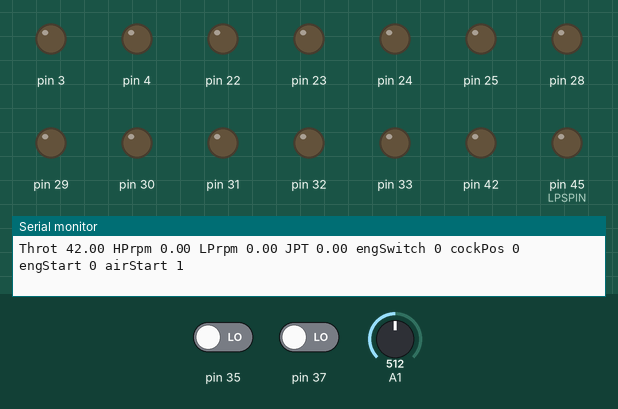
A sketch run on a simulated Arduino Mega 2560, built with avr-gcc and run on an emulated ATmega2560. Parts: output pins drawn as LEDs (lit = HIGH), the last lines printed to the serial monitor. Dashed ring = blinking. Inputs (shaded band) come from the test bench; at power-on: pin 35 LOW, pin 37 LOW, A1 = 512.

Above: at 1.2 s.
1.3 s: pin 35 driven HIGH
At 1.8 s:
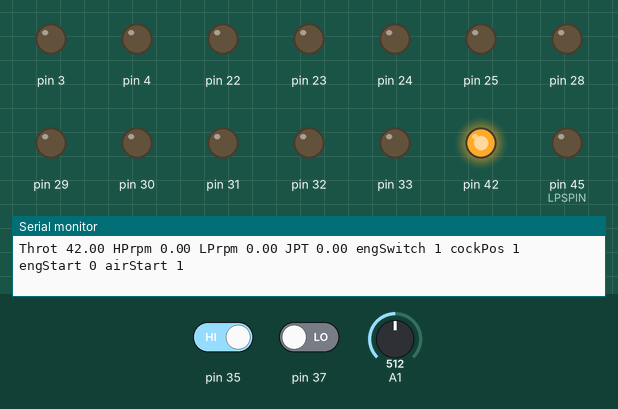
2.9 s: pin 37 driven HIGH
At 3.4 s:
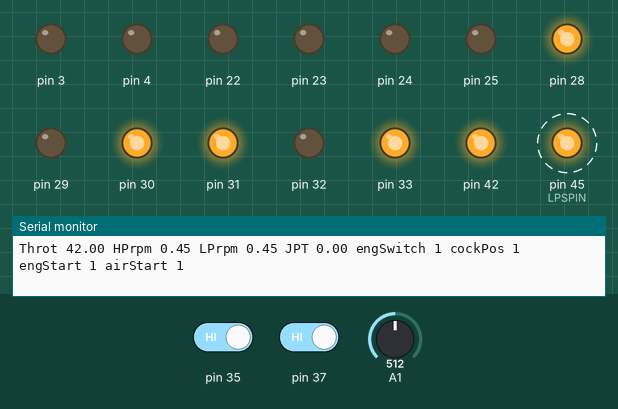
5.9 s: pin 35 driven LOW
At 7.21 s:
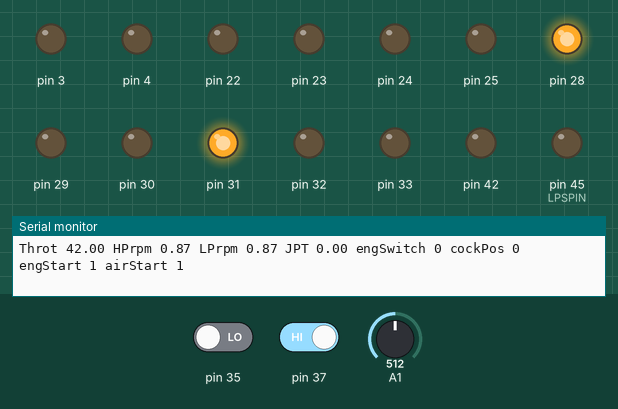
8.9 s: A1 set to 133
11.9 s: A1 set to 114
Timing chart, 0 to 14.9 s (numbered marks = the images above; inputs shaded):
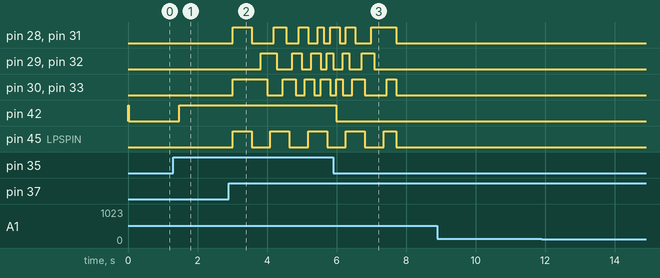

The sketch:

bucc_procedures.ino
```cpp
/*########################*/
/*# Program to drive     #*/
/*# buccaneer procedures #*/
/*# trainer              #*/
/*# TBAG 2021            #*/
/*########################*/


/*turn debug flags on or off*/
/*note that with DEBUG on the program runs*/
/*too slow for RPM gauges to spin         */

#define DEBUG
//#define BREADBOARD

/*#####################################*/
/*pin assignments*/

#ifndef BREADBOARD  /*then this is the PCB arrangment*/
 /*engines*/
  #define AIRst 44
  #define LPSPIN 45

  /*engine 1*/
  /*in*/
  #define THROT1 A0
  #define E1mast 34
  #define E1cock 37
  #define E1START 38
  /*out*/
  #define E1hpR 25  /*the order of these will need checking*/
  #define E1hpG 27
  #define E1hpB 26
  #define E1lpR 22
  #define E1lpG 23
  #define E1lpB 24
  #define E1jpt 4
  #define E1OILP 40
  /*need another pin here*/

  /*engine 2*/
  /*in*/
  #define THROT2 A1
  #define E2mast 35
  #define E2cock 35
  #define E2START 37
  /*out*/
  #define E2hpR 31
  #define E2hpG 32
  #define E2hpB 33
  #define E2lpR 28
  #define E2lpG 29
  #define E2lpB 30
  #define E2jpt 3
  #define E2OILP 42
#else               /*then this is the Breadboard arrangment*/
  /*engines*/
  #define AIRst 22
  #define LPSPIN 26

  /*engine 1*/
  /*in*/
  #define THROT1 A5
  #define E1mast 25
  #define E1cock 24
  #define E1START 23
  /*out*/
  #define E1hpR 33
  #define E1hpG 32
  #define E1hpB 31
  #define E1lpR 28
  #define E1lpG 29
  #define E1lpB 30
  #define E1jpt 3
  #define E1OILP 27

  /*engine 2*/
  /*in*/
  #define THROT2 A4
  #define E2mast 36
  #define E2cock 35
  #define E2START 34
  /*out*/
  #define E2hpR 42
  #define E2hpG 41
  #define E2hpB 40
  #define E2lpR 43
  #define E2lpG 38
  #define E2lpB 39
  #define E2jpt 4
  #define E2OILP 44
#endif

/*#####################################*/


/*#####################################*/
/*global variables*/

const float maxRPM=5100/60.0;      // maximum RPM for tachometers, in Hz
const float throtGate=0.1*maxRPM;  // min throttle gate position
const float tRate=30.0/60.0;       // engine RPM increase rate with fuel, in % per second
const float asRate=60.0/60.0;      // engine RPM increase rate with air start, in % per second
const float engDecRate=-100.0/60.0; // engine RPM decrease rate, in % per second

const float airStartF=5.0;   // Air start force in N
const float jetForc=10.0;    // fuel burn force in N per unit


/*#####################################*/
/*hold data for a jet stage*/

class jetStage{
  public:
    // methods
    void setup(bool,int8_t,int8_t,int8_t);
    bool determineRPM(bool,bool,bool,bool,float);
    float getRPM();
    void writeState();

  private:
    // methods
    void setPhase(float,float);

    // data

    // stage characteristics
    float massRad;  // turbine mass times radius
    float rpmEquil;  // rpm equilibrium

    // stage outputs
    float rpm;   // stage tachometer RPM, in %

    // engine internals
    float tachAng;     // phase angle of tachometer
    int8_t aMode;     // A wire phase +ve or gnd
    int8_t bMode;     // B wire phase +ve or gnd
    int8_t cMode;     // C wire phase +ve or gnd
    int8_t lastAmode; // Last A phase mode
    int8_t lastBmode; // Last B phase mode
    int8_t lastCmode; // Last C phase mode
    float tim;        // time now

    // arduino pins
    int8_t aPin;     // RPM gauge red phase output
    int8_t bPin;     // RPM gauge green phase output
    int8_t cPin;     // RPM gauge blue phase output

};/*class to hold jet stage, LP or HP*/


/*#####################################*/
/*determine stage RPM*/

bool jetStage::determineRPM(bool alight,bool airStart,bool engMaster,bool starting,float throtPos)
{
  float dRPM=0,dFuel=0;
  float thisTime=0,dTime=0;

  // time change since last call?
  thisTime=micros()/1000000.0;
  dTime=thisTime-tim;
  tim=thisTime;

  // is engine alight or not?
  if(!alight){ // needs air start to spin
    if(engMaster&&starting&&airStart){  // start procedure
      starting=1;
      dRPM=asRate*dTime;
    }else dRPM=engDecRate*dTime;
  }else{  // engine is running
    if(rpm>=0.5*maxRPM)starting=0; // startup has finished

    // determine delta fuel
    dFuel=throtPos-rpm;
    //if(dFuel<0.0)dFuel=engDecRate;
    dRPM=dFuel*tRate*dTime+asRate*dTime*(float)airStart;
  }

  // update rpm and temperatures
  rpm+=dRPM;
  if(rpm<0.0)rpm=0.0;

  //set tachometer phase
  setPhase(thisTime,dTime);

  return(starting);
}/*jetStage::determineRPM*/


/*#####################################*/
/*set parameters for HP or LP stage*/

void jetStage::setup(bool isHP,int8_t inAPin,int8_t inBPin,int8_t inCPin)
{

  // setup pins
  aPin=inAPin;
  bPin=inBPin;
  cPin=inCPin;

  pinMode(aPin, OUTPUT);     // output
  pinMode(bPin, OUTPUT);
  pinMode(cPin, OUTPUT);
  digitalWrite(aPin,LOW);
  digitalWrite(bPin,LOW);
  digitalWrite(cPin,LOW);

  // stage starting point
  tachAng=0.0;
  rpm=0.0;
  aMode=bMode=cMode=0;
  lastAmode=lastBmode=lastCmode=0;

  // stage charsacteristics
  if(isHP){  // set up for HP stage
    massRad=200.0*0.5;
    rpmEquil=0.5;
  }else{     // set up for LP stage
    massRad=400.0*0.75;
    rpmEquil=0.4;
  }/*HP-LP switch*/

  return;
}/*jetStage::setup*/


/*#####################################*/
/*retrurn private RPM*/

float jetStage::getRPM()
{
  return(rpm);
}/*jetStage*/


/*#####################################*/
/*hold data and functions for engines*/

class engine{
  public:
    // methods
    void setup(int8_t,int8_t,int8_t,int8_t,int8_t,int8_t,int8_t,int8_t,int8_t,int8_t,int8_t,int8_t,int8_t,int8_t);
    void readInputs();
    void determineState();
    void writeState();

  private:
    // methods
    void setJPT();
    void setLPspinLight(float);

    // two stages
    jetStage hpStage;
    jetStage lpStage;

    // engine controls
    float throtPos;   // throttle position, in %
    bool engMaster;   // engine master switch
    bool cockPos;     // fuel cock position. On/off
    bool engStart;    // engine start switch
    bool airStart;    // air start position. On/off

    // engine internals
    bool alight;      // is fuel alight, off/on
    bool starting;    // engine startup procedure running
    bool oilPress;    // oil pressure low light
    bool lpSpinLight; // LP spin light on
    float tim;        // time for LP spin light

    // engine outputs
    float temp;       // exhaust temperature

    // arduino pins
    int8_t throtPin; // input for throttle
    int8_t jptPin;   // JPT gauge output
    int8_t engMasPin;// engine master switch pin
    int8_t cockPin;  // fuel cock pin
    int8_t startPin; // engine start switch pin
    int8_t aiaPin;   // air start pin
    int8_t oilPlight;// oil pressure light
    int8_t lpLightPin;/*LP spin light pin*/
}; /*engine class*/


/*##############################*/
/*determine tachometer phases*/

void jetStage::setPhase(float thisTime,float dTime)
{
  float dAng=0;  // angle change rate
  float rAng=0,gAng=0,bAng=0;
  uint32_t angFrac=0,offset=0;

  if(rpm>0.001){
    dAng=360.0*maxRPM*rpm/100.0;

    tachAng+=dAng*dTime;

    // to prevent loss of precision when running for long periods
    while(tachAng>360000.0){   // 1000 rotations at a time to save
      tachAng-=360000.0;       // computational time
    }
    while(tachAng<0.0){   // keep positive
      tachAng+=360.0;
    }

    angFrac=(uint32_t)tachAng%360;

    // Decide which pins are ground (0) and which are live (1)
    if((angFrac>(0+offset))&&(angFrac<(180-offset)))cMode=1;
    else                                            cMode=0;
    if((angFrac>(120+offset))&&(angFrac<(300-offset)))bMode=1;
    else                                              bMode=0;
    if(((angFrac>(240+offset))||(angFrac<(60-offset))))aMode=1;
    else                                               aMode=0;
  }else aMode=bMode=cMode=0;

  return;
}/*engine::setPhase*/


/*##############################*/
/*internal setup*/

void engine::setup(int8_t inHpAPin,int8_t inHpBPin,int8_t inHpCPin,int8_t inthrotPin,\
                   int8_t inJPTpin,int8_t engMasPinIn,int8_t cockPinIn,\
                   int8_t startPinIn,int8_t aiaPinIn,int8_t lpLightIn,int8_t oilPlightIn,\
                   int8_t inLpAPin,int8_t inLpBPin,int8_t inLpCPin)
{
  // set bin variables
  throtPin=inthrotPin;
  jptPin=inJPTpin;
  cockPin=cockPinIn;
  engMasPin=engMasPinIn;
  startPin=startPinIn;
  aiaPin=aiaPinIn;
  oilPlight=oilPlightIn;
  lpLightPin=lpLightIn;

  // set pin modes
  pinMode(jptPin, OUTPUT);
  pinMode(throtPin, INPUT); // input
  pinMode(engMasPin,INPUT);
  pinMode(cockPin,INPUT);
  pinMode(startPin,INPUT);
  pinMode(aiaPin,INPUT);
  pinMode(oilPlight,OUTPUT);
  pinMode(lpLightPin,OUTPUT);

  // set all output pins LOW
  analogWrite(jptPin,0);
  digitalWrite(oilPlight,HIGH);
  digitalWrite(lpLightPin,LOW);

  // inputs
  throtPos=0.0;  // starts with throttle closed
  cockPos=0;     // all switches off for now
  airStart=0;    // all switches off for now
  engMaster=0;   // all switches off for now
  engStart=0;    // all switches off for now

  // setup two stages
  hpStage.setup(1,inHpAPin,inHpBPin,inHpCPin);
  lpStage.setup(0,inLpAPin,inLpBPin,inLpCPin);

  // internals
  alight=0;
  starting=0;
  oilPress=1;

  // outputs
  temp=0.0;   // everything off

  return;
}/*engine::setup*/


/*##############################*/
/*read input controls*/

void engine::readInputs()
{
  //throttle
  throtPos=(float)map(analogRead(throtPin), 0, 1024, 0, maxRPM);

  //engine switches
  cockPos=digitalRead(cockPin);
  airStart=1;  //digitalRead(aiaPin);  current PCB has error that prevents this. Lock on
  engMaster=digitalRead(engMasPin);
  engStart=digitalRead(startPin);

  return;
}/*engine::readInputs*/


/*##############################*/
/*determine JPT*/

void engine::setJPT()
{
  float dTemp=0;

  // determine temperature change
  if(alight){
    dTemp=throtPos/maxRPM; //-rpm/1000.0;
  }else{
    dTemp=-1.0*temp/500.0; //-rpm/1000.0;
  }
  // hack for now
  if(alight)temp=500.0;
  else temp=0.0;
  //temp+=dTemp;
  if(temp<0.0)temp=0.0;
  else if(temp>800)temp=800.0;

  return;
}/*engine::setJPT*/


/*##############################*/
/*is LP spin light on?*/

void engine::setLPspinLight(float lpRPM)
{
  static float tLastChange;

  /*is it spinning slowly?*/
  if((lpRPM>0.00001)&&(lpRPM<0.3*maxRPM)){

    if(tLastChange<0.0)tLastChange=tim;

    // time change since last call?
    tim=micros()/1000000.0;
    if((tim-tLastChange)>=0.5){
      if(lpSpinLight)lpSpinLight=0;
      else           lpSpinLight=1;

      tLastChange=tim;
    }
  }else{
    lpSpinLight=0;
    tLastChange=-1.0;
  }

  return;
}/*engine::setLPspinLight*/


/*##############################*/
/*adjust the states*/

void engine::determineState()
{
  bool blank=0;

  // is engine alight?
  if(alight||starting||engStart){
    if(cockPos&&(throtPos>=throtGate)&&(hpStage.getRPM()>=0.12*maxRPM))alight=1;
    else                                                               alight=0;
  }else alight=0;

  // update RPMs
  starting=hpStage.determineRPM(alight,airStart,engMaster,engStart||starting,throtPos);
  blank=lpStage.determineRPM(alight,airStart,engMaster,engStart||starting,throtPos);

  // set temperatures
  setJPT();

  // is oil pressure warning on?
  if(hpStage.getRPM()>0.35*maxRPM)oilPress=0;
  else                            oilPress=1;

  // is LP spin light on?
  if(starting||engStart)setLPspinLight(hpStage.getRPM());
  else                  lpSpinLight=0;

  #ifdef DEBUG
  Serial.print("Throt ");
  Serial.print(throtPos);
  Serial.print(" HPrpm ");
  Serial.print(hpStage.getRPM());
  Serial.print(" LPrpm ");
  Serial.print(lpStage.getRPM());
  Serial.print(" JPT ");
  Serial.print(temp);
  Serial.print(" engSwitch ");
  Serial.print(engMaster);
  Serial.print(" cockPos ");
  Serial.print(cockPos);
  Serial.print(" engStart ");
  Serial.print(engStart);
  Serial.print(" airStart ");
  Serial.print(airStart);
  Serial.print("\n");
  #endif

  return;
}/*engine::determineState*/


/*##############################*/
/*write stage state*/

void jetStage::writeState()
{

  // RPM gauge, write 3 phases
  if(aMode!=lastAmode){
    if(aMode==1)digitalWrite(aPin,HIGH);
    else        digitalWrite(aPin,LOW);
    lastAmode=aMode;
  }
  if(bMode!=lastBmode){
    if(bMode==1)digitalWrite(bPin,HIGH);
    else        digitalWrite(bPin,LOW);
    lastBmode=bMode;
  }
  if(cMode!=lastCmode){
    if(cMode==1)digitalWrite(cPin,HIGH);
    else        digitalWrite(cPin,LOW);
    lastCmode=cMode;
  }

  return;
}/*jetStage::writeState*/


/*##############################*/
/*write engine state*/

void engine::writeState()
{

  // turbine stage outputs
  hpStage.writeState();
  lpStage.writeState();

  // JPT gauge, write voltage
  analogWrite(jptPin,(int)(temp*255.0/800.0));

  // oil pressure
  if(oilPress&&engMaster)digitalWrite(oilPlight,HIGH);
  else                   digitalWrite(oilPlight,LOW);

  // LP turbine light
  if(lpSpinLight)digitalWrite(lpLightPin,HIGH);
  else           digitalWrite(lpLightPin,LOW);

  return;
}/*engine::writeState*/


/*##############################*/
/*global classes to hold data*/

engine eng1;
engine eng2;


/*##############################*/
/*set things up*/

void setup()
{
  // setup display, if needed
  #ifdef DEBUG
  Serial.begin(9600);
  #endif

  // set positions and pin numbers
  // pins are hpRPMaPin, hpRPMbPin, hpRPMcPin,throtPin,JPTpin,engMasPin,cockPin,startPin,airstartPin,lpLightPin,oilPlightPin
  eng1.setup(E1hpR,E1hpG,E1hpB,THROT1,E1jpt,E1mast,E1cock,E1START,AIRst,LPSPIN,E1OILP,E1lpR,E1lpG,E1lpB);
  eng2.setup(E2hpR,E2hpG,E2hpB,THROT2,E2jpt,E2mast,E2cock,E2START,AIRst,LPSPIN,E2OILP,E2lpR,E2lpG,E2lpB);

  return;
}/*setup*/


/*##############################*/
/*main loop*/

void loop() {

  // read controls
  //eng1.readInputs();
  eng2.readInputs();

  // determine state
  //eng1.determineState();
  eng2.determineState();

  // write outputs
  //eng1.writeState();
  eng2.writeState();

  return;
}/*main loop*/

/*the end*/
/*##############################*/
```

Measured:
- after the input at 1.3 s, pin 42: LOW → HIGH after 0.17 s
- after the input at 2.9 s, pin 28: LOW → HIGH after 0.11 s, → LOW 0.54 s later, → HIGH 0.63 s later, → LOW 0.36 s later, … (9 changes in this stretch); pin 29: goes HIGH 0.45 s, LOW 0.45 s, HIGH 0.27 s, LOW 0.27 s, HIGH 0.27 s, LOW 0.18 s, then HIGH, starting after 0.92 s
- after the input at 5.9 s, pin 42: HIGH → LOW after 0.10 s
